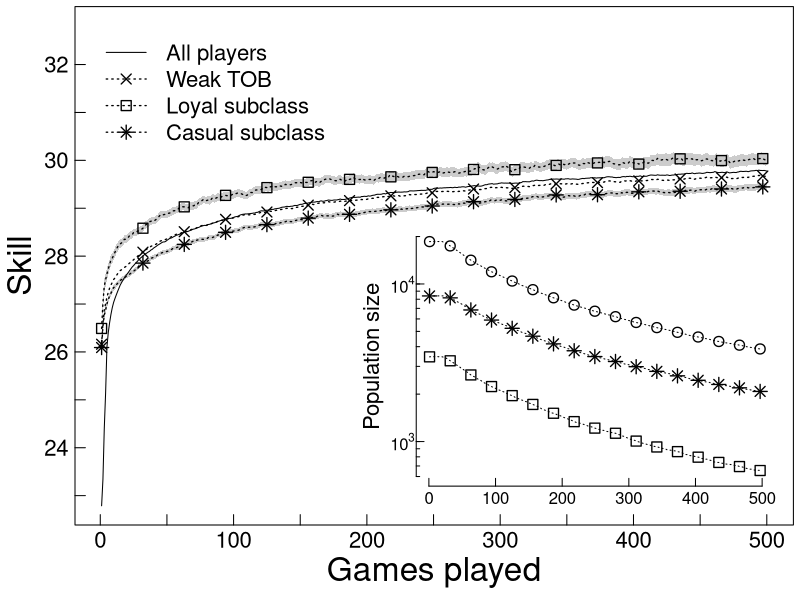

Write R code to recreate this figure.
oldpar <- par(no.readonly = TRUE)
oldwd <- getwd()
this.dir <- dirname(parent.frame(2)$ofile)
setwd(this.dir)
nombre.R <-  sys.frame(1)$ofile
require(tools)
nombre <- print(file_path_sans_ext(nombre.R))
pdf(paste0(nombre,".pdf"))

par(mar=c(3.75,3.75,.33,.33))

alpha = 0.05


lst89 <- read.csv("data/learningskill_pteam10_ployalSuperior_hasta4team.csv", header =T)
rn.max<-500
lst89 <- lst89[1:rn.max,] 
nn.89 <- lst89[,"count"] 
zz.89 <- 2#qt(1 - alpha/2, nn.89 - 1)
aa.89 <- lst89[,"avg"]  - zz.89 * lst89[,"stddev_pop"] /sqrt(nn.89)
bb.89 <- lst89[,"avg"]  + zz.89 * lst89[,"stddev_pop"] /sqrt(nn.89)

lst01 <- read.csv("data/learningskill_pteam10_ployalInf_hasta4team.csv", header =T)
lst01 <- lst01[1:rn.max,] 
nn.01 <- lst01[,"count"] 
zz.01 <- 2#qt(1 - alpha/2, nn.01 - 1)
aa.01 <- lst01[,"avg"]  - zz.01 * lst01[,"stddev_pop"] /sqrt(nn.01)
bb.01 <- lst01[,"avg"]  + zz.01 * lst01[,"stddev_pop"] /sqrt(nn.01)

lst <- read.csv("data/learningskill_pteam10_hasta4team.csv", header =T)
lst <- lst[1:rn.max,]
nn <- lst[,"count"] 
zz <- 2#qt(1 - alpha/2, nn - 1)
aa <- lst[,"avg"]  - zz * lst[,"stddev_pop"] /sqrt(nn)
bb <- lst[,"avg"]  + zz * lst[,"stddev_pop"] /sqrt(nn)

lsm <- read.csv("data/learningskill_pteam89_ployalSup_hasta4team.csv", header =T)
rn.max<-500
lsm <- lsm[1:rn.max,] 
nn.m <- lsm[,"count"] 
zz.m <- qt(1 - alpha/2, nn.m - 1)
aa.m <- lsm[,"avg"]  - zz.m * lsm[,"stddev_pop"] /sqrt(nn.m)
bb.m <- lsm[,"avg"]  + zz.m * lsm[,"stddev_pop"] /sqrt(nn.m)


ls <- read.csv("data/learningskill.csv", header =T)
ls <- ls[1:rn.max,]
nn.a <- ls[,4]
zz.a <- qt(1 - alpha/2, nn.a - 1)
aa.a <- ls[,2] - zz.a * ls[,3]/sqrt(nn.a)
bb.a <- ls[,2] + zz.a * ls[,3]/sqrt(nn.a)



y.max <- max(c(bb.89,bb.a,bb.m))
y.min <- min(c(min(lst01[,2], na.rm = T),min(ls[,2], na.rm = T)
               , min(lst89[,2], na.rm = T)))




plot(ls[,2][1:rn.max], type="l",ylab="",col="white", 
     ylim=c(y.min, y.max), xlim=c(1,rn.max)
     ,xlab="",axes=F)
mtext("Skill", side=2, line=2,cex = 2)
mtext("Games played", side=1, line=2,cex = 2)
#mtext("Population: all players. Subpopulation: players with all game finished", side=1, line=3, cex=0.85)

#lines(ls[,2][1:rn.max],lwd=3,col="gray")
lines(ls[,2][1:rn.max],lwd=1)
lines(lst[,2][1:rn.max],lwd=1.33,lty=3)
lines(lst01[,2][1:rn.max],lwd=1.33,lty=3)
lines(lst89[,2][1:rn.max],lwd=1.33,lty=3)
box()
y.at =seq(ceiling(y.min), floor(y.max))
x.at = seq(0,rn.max,by=50)
axis(lwd=0,lwd.ticks=1,side=2, at=y.at,labels=NA,cex.axis=0.6,tck=0.02)
axis(lwd=0,lwd.ticks=1,side=1, at=x.at,labels=NA,cex.axis=0.6,tck=0.02)
axis(lwd=0,side=2,las=1,cex.axis=1.33,line=-0.66)
#axis(lwd=0,side=2, at=round(seq(ys.min,ys.max,length.out = 4),2),line=-0.5,cex.axis=0.6) 
axis(lwd=0,side=1, line=-0.66,cex.axis=1.33) 


mod <- rn.max%/%16
Z5.1 <- seq(rn.max)%%mod==1
lst01.points <- lst01[,2][1:rn.max];lst.points <- lst[,2][1:rn.max]; lst89.points <- lst89[,2][1:rn.max]
lst01.points[!Z5.1] <- NA;lst.points[!Z5.1] <- NA;lst89.points[!Z5.1] <- NA
lst.points<-lst[,2][1:rn.max]
lst.points[!Z5.1] <- NA

#points(lsc.points, pch=15, cex=0.66)
#points(ls.points, pch=1,lwd=1.33,cex=1.33)
points(lst01.points,pch=8,lwd=1.33,cex=1.33)
points(lst.points, pch=4,lwd=1.33,cex=1.33)
points(lst89.points,pch=0,lwd=1.33,cex=1.33)


polygon(c(lst01[,1],rev(lst01[,1])),
        c(aa.01, rev(bb.01)), 
        col = rgb(0, 0, 0, 0.2),lty=2, border=F)
#polygon(c(lst[,1],rev(lst[,1])),
#        c(aa, rev(bb)), 
#        col = rgb(0, 0, 0, 0.2),lty=2, border=F)
polygon(c(lst89[,1],rev(lst89[,1])),
        c(aa.89, rev(bb.89)), 
        col = rgb(0, 0, 0, 0.2),lty=2, border=F)

par(xpd=TRUE)
legend(0,y.max,
       c("All players","Weak TOB ","Loyal subclass", "Casual subclass"),
       lty=c(1,3,3,3),pch=c(NA,4,0,8),
       lwd=c(1,1.33,1.33,1.33),cex=1.33, box.lty=0, bg="transparent")

plotdim <- par("plt")
xleft    = plotdim[1] + (plotdim[2] - plotdim[1]) * 0.475
xright   = plotdim[2] - (plotdim[2] - plotdim[1]) * 0.025
ybottom  = plotdim[3] + (plotdim[4] - plotdim[3]) * 0.075  #
ytop     = plotdim[4] - (plotdim[4] - plotdim[3]) * 0.425
region <-c(xleft,xright,ybottom,ytop)
# add inset
par(fig = region, mar=c(0,0,0,0), new=TRUE)

count.max<-max(c(log(lst01[,"count"],10),
                 log(lst[,"count"],10),
                 log(lst89[,"count"],10)),
               na.rm=T)
count.min<-min(c(log(lst01[,"count"],10),
                 log(lst[,"count"],10),
                 log(lst89[,"count"],10)),
               na.rm=T)
ys.min <- count.min
ys.max<- count.max



at.y <- log(outer(1:9, 10^(floor(ys.min):ceiling(ys.max))),10)
lab.y <- ifelse(at.y %% 1 == 0, at.y, NA)[1,]
lab.y <- lab.y[lab.y>=signif(ys.min,2) & lab.y<=signif(ys.max,2)]
labels <- sapply(lab.y,function(i)
  as.expression(bquote(10^ .(i)))
)

labelsOk <-  c(at.y)<=signif(ys.max,2) & c(at.y)>=signif(ys.min,2)

for (i in seq(1,length(labelsOk)-1)){
  if (labelsOk[i]==F & labelsOk[i+1]==T){
    labelsOk[i]=T
  }
  if (labelsOk[i]==T & labelsOk[i+1]==F){
    labelsOk[i+1]=T 
    break
  }
}

at.y <- c(at.y)[labelsOk]



plot(log(lst01[,"count"],10),type="l"
     , ylim=c(min(at.y),max(at.y)), xlim=c(1,rn.max), 
     axes=F,ann=F,lty=3)
lines(log(lst[,"count"],10),lty=3)
lines(log(lst89[,"count"],10),lty=3)

mod <- rn.max%/%16
Z.1 <- seq(rn.max)%%mod==1
lst01.count <- log(lst01[,"count"],10);lst.count <- log(lst[,"count"],10);
lst89.count <- log(lst89[,"count"],10);
lst01.count[!Z.1] <- NA;lst.count[!Z.1] <- NA;lst89.count[!Z.1] <- NA

points(lst01.count,pch=8,lwd=1.33,cex=1.33)
points(lst.count, pch=1,lwd=1.33,cex=1.33)
points(lst89.count,pch=0,lwd=1.33,cex=1.33)

axis(side=2, at=at.y, labels=NA,cex.axis=0.6,tck=0.0133)
axis(lwd=0,lwd.ticks=1,side=2, at=lab.y, labels=NA,cex.axis=0.6,tck=0.03)
axis(lwd=0,side=2, at=lab.y, labels=labels,las=1,cex.lab=0.6,tck=0.08,line=-0.9)
#axis(lwd=0,side=2, at=round(seq(ys.min,ys.max,length.out = 4),2),line=-0.5,cex.axis=0.6) 
axis(labels=NA, side=1,cex.axis=0.6,tck=0.03) 
axis(lwd=0,side=1, line=-0.9,cex.lab=0.6) 

mtext(side=2,"Population size", line=1.66,cex=1.33)


dev.off()
setwd(oldwd)
par(oldpar, new=F)
